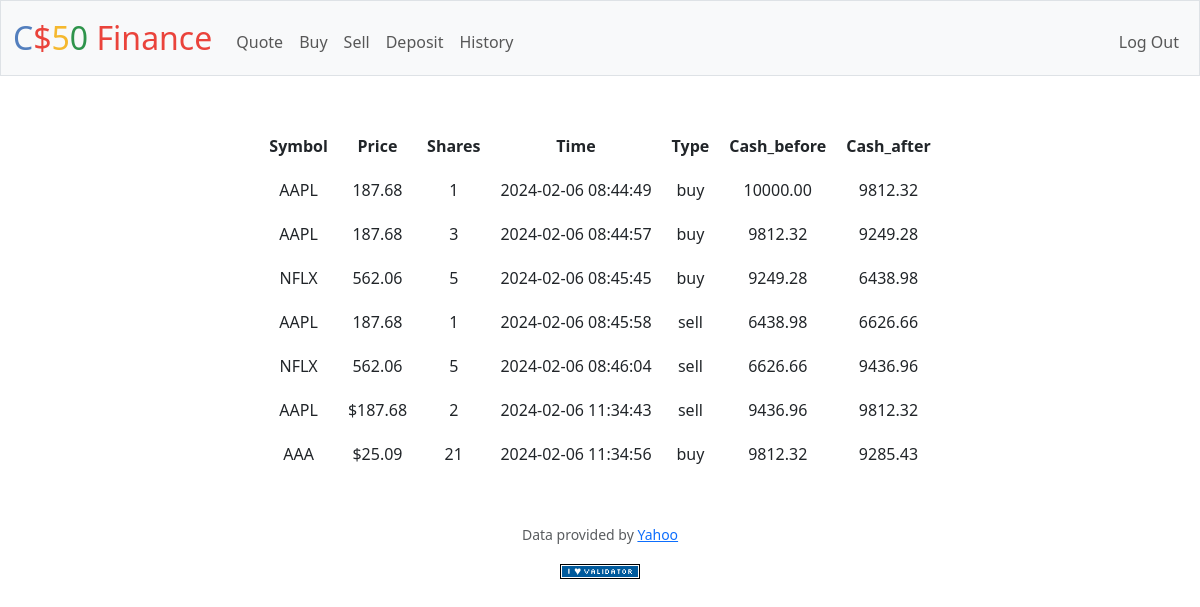
The page /history (signed in) on the database its author committed.
### tables this page shows
CREATE TABLE history(
                           history_id INTEGER PRIMARY KEY,
                           user_id INTEGER,
                           symbol TEXT,
                           price NUMERIC,
                           shares INTEGER,
                           time NUMERIC,
                           transaction_type TEXT,
                           cash_before NUMERIC,
                           cash_after NUMERIC,
                           FOREIGN KEY(user_id) REFERENCES users(id)
                );

### app.py (the view)
@app.route("/history")
@login_required
def history():
    results = db.execute("""SELECT * FROM history
                         WHERE user_id = ?""", session["user_id"])
    return render_template("history.html", results=results)

### app.py (called while the page is built)
@app.after_request
def after_request(response):
    response.headers["Cache-Control"] = "no-cache, no-store, must-revalidate"
    response.headers["Expires"] = 0
    response.headers["Pragma"] = "no-cache"
    return response

### helpers.py (called while the page is built)
def login_required(f):
    @wraps(f)
    def decorated_function(*args, **kwargs):
        if session.get("user_id") is None:
            return redirect("/login")
        return f(*args, **kwargs)
    return decorated_function

### templates/history.html (shortened to what this page needs)
{% extends "layout.html" %}
{% block main %}
    <div>
        <table class="section" cellpadding="10">
            <thead>
                <tr>
                    <th>Symbol</th>
                    <th>Price</th>
                    <th>Shares</th>
                    <th>Time</th>
                    <th>Type</th>
                    <th>Cash_before</th>
                    <th>Cash_after</th>
                </tr>
            </thead>
            <tbody>
                {% for result in results %}
                <tr>
                    <td>{{result.symbol}}</td>
                    <td>{{result.price}}</td>
                    <td>{{result.shares}}</td>
                    <td>{{result.time}}</td>
                    <td>{{result.transaction_type}}</td>
                    <td>{{'%.2f' % result.cash_before}}</td>
                    <td>{{'%.2f' % result.cash_after}}</td>
                </tr>
                {% endfor %}
            </tbody>
        </table>
    </div>
{% endblock %}

### templates/layout.html (shortened to what this page needs)
<!DOCTYPE html>
<html lang="en">
    <head>
        <link href="https://cdn.jsdelivr.net/npm/bootstrap@5.3.2/dist/css/bootstrap.min.css" rel="stylesheet">
        <link href="/static/styles.css" rel="stylesheet">
    </head>
    <body>
        <nav class="bg-light border navbar navbar-expand-md navbar-light">
            <div class="container-fluid">
                <a class="navbar-brand" href="/"><span class="blue">C</span><span class="red">$</span><span class="yellow">5</span><span class="green">0</span> <span class="red">Finance</span></a>
                <div class="collapse navbar-collapse" id="navbar">
                    {% if session["user_id"] %}
                        <ul class="navbar-nav me-auto mt-2">
                            <li class="nav-item"><a class="nav-link" href="/quote">Quote</a></li>
                            <li class="nav-item"><a class="nav-link" href="/buy">Buy</a></li>
                            <li class="nav-item"><a class="nav-link" href="/sell">Sell</a></li>
                            <li class="nav-item"><a class="nav-link" href="/deposit">Deposit</a></li>
                            <li class="nav-item"><a class="nav-link" href="/history">History</a></li>
                        </ul>
                        <ul class="navbar-nav ms-auto mt-2">
                            <li class="nav-item"><a class="nav-link" href="/logout">Log Out</a></li>
                        </ul>
                    {% else %}
                        <ul class="navbar-nav ms-auto mt-2">
                            <li class="nav-item"><a class="nav-link" href="/register">Register</a></li>
                            <li class="nav-item"><a class="nav-link" href="/login">Log In</a></li>
                        </ul>
                    {% endif %}
                </div>
            </div>
        </nav>
        <main class="container py-5 text-center">
            {% block main %}{% endblock %}
        </main>
        <footer class="mb-5">
            <p class="mb-3 small text-center text-muted">
                Data provided by <a href="https://finance.yahoo.com/">Yahoo</a>
            </p>
            <form action="https://validator.w3.org/check" class="text-center" enctype="multipart/form-data" method="post" target="_blank">
                <input alt="Validate" src="/static/I_heart_validator.png" type="image">
            </form>
        </footer>
    </body>
</html>

### static/styles.css (style rules this page uses)
nav .navbar-brand { font-size: xx-large; }
nav .navbar-brand .blue { color: #537fbe; }
nav .navbar-brand .red { color: #ea433b; }
nav .navbar-brand .yellow { color: #f5b82e; }
nav .navbar-brand .green { color: #2e944b; }
.section { margin-left: auto; margin-right: auto; }

### rows shown on the page
history: symbol "AAPL", price "187.68", shares "1", time "2024-02-06 08:44:49", transaction_type "buy", cash_before "10000.00", cash_after "9812.32"
history: symbol "AAPL", price "187.68", shares "3", time "2024-02-06 08:44:57", transaction_type "buy", cash_before "9812.32", cash_after "9249.28"
history: symbol "NFLX", price "562.06", shares "5", time "2024-02-06 08:45:45", transaction_type "buy", cash_before "9249.28", cash_after "6438.98"
history: symbol "AAPL", price "187.68", shares "1", time "2024-02-06 08:45:58", transaction_type "sell", cash_before "6438.98", cash_after "6626.66"
history: symbol "NFLX", price "562.06", shares "5", time "2024-02-06 08:46:04", transaction_type "sell", cash_before "6626.66", cash_after "9436.96"
history: symbol "AAPL", price "$187.68", shares "2", time "2024-02-06 11:34:43", transaction_type "sell", cash_before "9436.96", cash_after "9812.32"
history: symbol "AAA", price "$25.09", shares "21", time "2024-02-06 11:34:56", transaction_type "buy", cash_before "9812.32", cash_after "9285.43"
